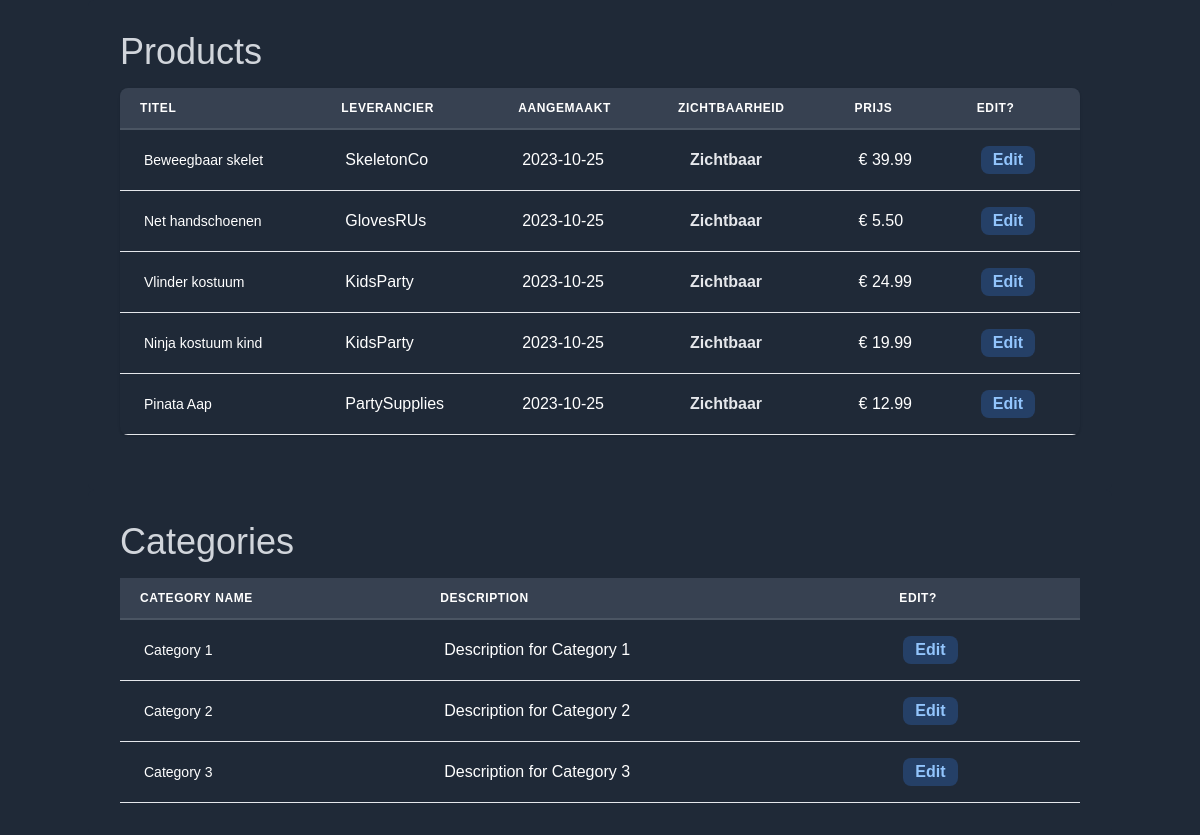
The page / on the database its author committed.
### tables this page shows
CREATE TABLE producten (
    product_id INT AUTO_INCREMENT PRIMARY KEY,
    product_naam VARCHAR(255) NOT NULL,
    omschrijving VARCHAR(10255),
    leverancier VARCHAR(100),
    aangemaakt_datum DATE,
    zichtbaarheid BOOLEAN,
    prijs DECIMAL(10, 2)
);

CREATE TABLE categories (
    category_id INT AUTO_INCREMENT PRIMARY KEY,
    category_name VARCHAR(255) NOT NULL,
    description TEXT
);

### index.php (the view, shortened to what this page needs)
<?php
$host = "localhost";
$username = "bit_academy";
$password = "bit_academy";
$database = 'partycorner';
try {
    $pdo = new PDO("mysql:host=$host;dbname=$database", $username, $password);
    $pdo->setAttribute(PDO::ATTR_ERRMODE, PDO::ERRMODE_EXCEPTION);
    $sql = "SELECT * FROM producten";
    $producten = $pdo->query($sql);
} catch (PDOException $e) {
    die("Verbinding met de database is mislukt: " . $e->getMessage());
}
$categories = [];
try {
    $sql = "SELECT * FROM categories";
    $stmt = $pdo->query($sql);
    while ($row = $stmt->fetch(PDO::FETCH_ASSOC)) {
        $categories[] = $row;
    }
} catch (PDOException $e) {
    die("Fout bij ophalen van categorieën: " . $e->getMessage());
}
?>
<!DOCTYPE html>
<html lang="en">
<head>
    <link href="https://cdn.jsdelivr.net/npm/tailwindcss@2.2.16/dist/tailwind.min.css" rel="stylesheet">
</head>
<body class="bg-gray-800">
    <div class="container mx-auto">
        <div class="bg-gray-800 p-8 rounded-md w-full">
            <div class="flex items-center justify-between">
                <div>
                    <h1 class="text-gray-300 text-4xl">Products</h1>
                </div>
            </div>
            <div>
                <div class="-mx-4 sm:-mx-8 px-4 sm:px-8 py-4 overflow-x-auto">
                    <div class="inline-block min-w-full shadow rounded-lg overflow-hidden">
                        <table class="min-w-full leading-normal text-white">
                            <thead>
                                <tr>
                                    <th class="px-5 py-3 border-b-2 border-gray-600 bg-gray-700 text-left text-xs font-semibold uppercase tracking-wider">
                                        Titel
                                    </th>
                                    <th class="px-5 py-3 border-b-2 border-gray-600 bg-gray-700 text-left text-xs font-semibold uppercase tracking-wider">
                                        Leverancier
                                    </th>
                                    <th class="px-5 py-3 border-b-2 border-gray-600 bg-gray-700 text-left text-xs font-semibold uppercase tracking-wider">
                                        Aangemaakt
                                    </th>
                                    <th class="px-5 py-3 border-b-2 border-gray-600 bg-gray-700 text-left text-xs font-semibold uppercase tracking-wider">
                                        Zichtbaarheid
                                    </th>
                                    <th class="px-5 py-3 border-b-2 border-gray-600 bg-gray-700 text-left text-xs font-semibold uppercase tracking-wider">
                                        Prijs
                                    </th>
                                    <th class="px-5 py-3 border-b-2 border-gray-600 bg-gray-700 text-left text-xs font-semibold uppercase tracking-wider">
                                        Edit?
                                    </th>
                                </tr>
                            </thead>
                            <tbody>
                                <?php while ($row = $producten->fetch()) { ?>
                                    <tr>
                                        <td class="px-6 py-4 whitespace-no-wrap border-b border-gray-200">
                                            <div class="flex items-center">
                                                <div class="">
                                                    <div class="text-sm font-medium text-white-900"><?= $row['product_naam'] ?></div>
                                                </div>
                                            </div>
                                        </td>
                                        <td class="px-6 py-4 whitespace-no-wrap border-b border-gray-200"><?= $row['leverancier'] ?></td>
                                        <td class="px-6 py-4 whitespace-no-wrap border-b border-gray-200"><?= $row['aangemaakt_datum'] ?></td>
                                        <td class="px-6 py-4 whitespace-no-wrap border-b border-gray-200">
                                            <span class="px-2 py-1 font-semibold leading-tight text-gray-200 rounded-full">Zichtbaar</span>
                                        </td>
                                        <td class="px-6 py-4 whitespace-no-wrap border-b border-gray-200">€ <?= number_format($row['prijs'], 2) ?></td>
                                        <td class="px-6 py-4 whitespace-no-wrap border-b border-gray-200">
                                            <span class="relative inline-block px-3 py-1 font-semibold text-blue-300 leading-tight">
                                                <span aria-hidden class="absolute inset-0 bg-blue-500 opacity-25 rounded-lg"></span>
                                                <a class="relative" href="edit.php?id=<?= $row['product_id'] ?>">Edit</a>
                                            </span>
                                        </td>
                                    </tr>
                                <?php }; ?>
                            </tbody>
                        </table>
                    </div>
                </div>
            </div>
        </div>
        <div class="bg-gray-800 p-8 rounded-md w-full category-table">
            <h1 class="text-gray-300 text-4xl">Categories</h1>
            <table class="min-w-full leading-normal text-white mt-4">
                <thead>
                    <tr>
                        <th class="px-5 py-3 border-b-2 border-gray-600 bg-gray-700 text-left text-xs font-semibold uppercase tracking-wider">
                            Category Name
                        </th>
                        <th class="px-5 py-3 border-b-2 border-gray-600 bg-gray-700 text-left text-xs font-semibold uppercase tracking-wider">
                            Description
                        </th>
                        <th class="px-5 py-3 border-b-2 border-gray-600 bg-gray-700 text-left text-xs font-semibold uppercase tracking-wider">
                            Edit?
                        </th>
                    </tr>
                </thead>
                <tbody>
                    <?php foreach ($categories as $category) { ?>
                        <tr>
                            <td class="px-6 py-4 whitespace-no-wrap border-b border-gray-200">
                                <div class="text-sm font-medium text-white-900"><?= $category['category_name'] ?></div>
                            </td>
                            <td class="px-6 py-4 whitespace-no-wrap border-b border-gray-200 max-w-xl"><?= $category['description'] ?></td>
                            <td class="px-6 py-4 whitespace-no-wrap border-b border-gray-200">
                                <span class="relative inline-block px-3 py-1 font-semibold text-blue-300 leading-tight">
                                    <span aria-hidden class="absolute inset-0 bg-blue-500 opacity-25 rounded-lg"></span>
                                    <a class="relative" href="editcategory.php?id=<?= $category['category_id'] ?>">Edit</a>
                                </span>
                            </td>
                        </tr>
                    <?php } ?>
                </tbody>
            </table>
        </div>
    </div>
</body>
</html>

### index.php (style rules this page uses)
body { font-family: Arial, sans-serif; background-color: #f0f0f0; margin: 0; padding: 0; }

### rows shown on the page
producten: product_naam "Beweegbaar skelet", leverancier "SkeletonCo", aangemaakt_datum "2023-10-25", prijs "39.99"
producten: product_naam "Net handschoenen", leverancier "GlovesRUs", aangemaakt_datum "2023-10-25", prijs "5.50"
producten: product_naam "Vlinder kostuum", leverancier "KidsParty", aangemaakt_datum "2023-10-25", prijs "24.99"
producten: product_naam "Ninja kostuum kind", leverancier "KidsParty", aangemaakt_datum "2023-10-25", prijs "19.99"
producten: product_naam "Pinata Aap", leverancier "PartySupplies", aangemaakt_datum "2023-10-25", prijs "12.99"
categories: category_name "Category 1", description "Description for Category 1"
categories: category_name "Category 2", description "Description for Category 2"
categories: category_name "Category 3", description "Description for Category 3"
